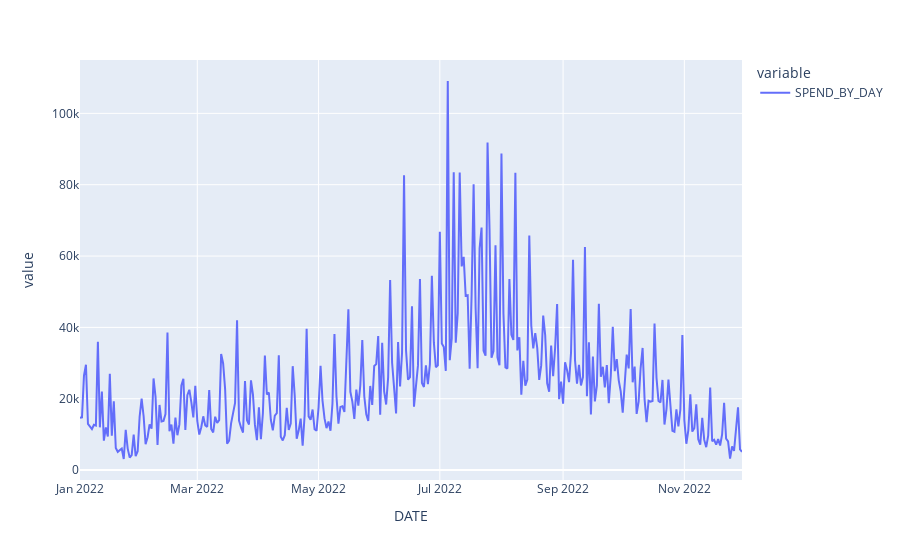

Notebook code cell kept with this figure:
### Code cell
px.line(grouped_22_lodging)

### Figure 1 — Plotly figure (JSON) as saved in the notebook; plotly's stock layout.template omitted (floating-point values rounded to 4 significant figures; data arrays with more than 128 entries replaced by an {"elided": "..."} marker saying what was removed)
{"data": [{"hovertemplate": "variable=SPEND_BY_DAY<br>DATE=%{x}<br>value=%{y}<extra></extra>", "legendgroup": "SPEND_BY_DAY", "line": {"color": "#636efa", "dash": "solid"}, "marker": {"symbol": "circle"}, "mode": "lines", "name": "SPEND_BY_DAY", "orientation": "v", "showlegend": true, "type": "scatter", "x": {"elided": "334 str values"}, "xaxis": "x", "y": {"elided": "334 float values"}, "yaxis": "y"}], "layout": {"legend": {"title": {"text": "variable"}, "tracegroupgap": 0}, "margin": {"t": 60}, "xaxis": {"anchor": "y", "domain": [0, 1], "title": {"text": "DATE"}}, "yaxis": {"anchor": "x", "domain": [0, 1], "title": {"text": "value"}}}}
